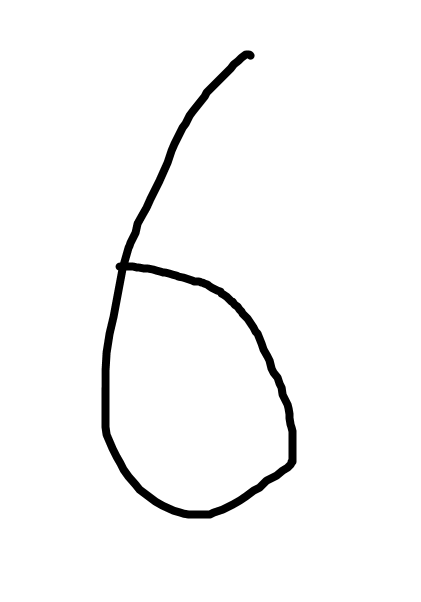
#> input picture img.png, 421 x 602 px
$ python -i helper_data_prep.py   (imports and definitions only)   (older library calls are emulated)
#> lines starting #> are read from the running program, lines starting #| are printed output that depends on the picture; after the words box and inside, x2 and y2 are one past the last pixel; in counts of white or black regions, pixels touching at a corner belong together
# Helpers
# Helper #1: takes as input two bounding rectangles and returns them merged
import cv2
import numpy as np
# [180 lines left out: functions union, convert_BW, aspect_ratio, calculate_aspect, top_half_img, lower_half_img and 5 more, not called in this run]
###########################################################################
###########################################################################

###########################################################################
###########################################################################
# Feature 6: Canny Edge
def canny_edge(cropped_image):
    edges = cv2.Canny(image=cropped_image, threshold1=100, threshold2=200) # Canny Edge Detection
    return edges

from skimage import feature
from skimage.feature import hog
#
# ###########################################################################
# ###########################################################################
#
# ###########################################################################
# ###########################################################################
#Feature 7: Local Binary Patterns
# [10 lines left out: function LocalBinaryPatterns, not called in this run]
###########################################################################
###########################################################################


#Feature 7: HOG
def HOG(cropped_image):

    cv2.imwrite(("cropped_temp.png"), cropped_image)

    img1 = cv2.cvtColor(cv2.imread("cropped_temp.png"), cv2.COLOR_BGR2GRAY)
    ret, thresh = cv2.threshold(img1, 127, 255, cv2.THRESH_BINARY_INV)

    cv2.imwrite(("test.png"), thresh)

    # resizing image
    resized_img = resize(thresh, (8 * 4, 8 * 4))

    # creating hog features
    fd, hog_image = hog(cropped_image, orientations=9, pixels_per_cell=(8, 8),
                        cells_per_block=(2, 2), visualize=True, multichannel=False)

    hog_image = cv2.resize(cropped_image, (16, 16), interpolation=cv2.INTER_AREA)

    return hog_image

###########################################################################
###########################################################################
###########################################################################

>>> import cv2
>>> picture = cv2.imread('../img.png')
#> picture is the input picture: shape (602, 421, 3); min 0, max 255, mean 247.3
>>> result = HOG(picture)
#> in HOG, `ret, thresh = cv2.threshold(img1, 127, 255, cv2.THRESH_BINARY_INV)`:
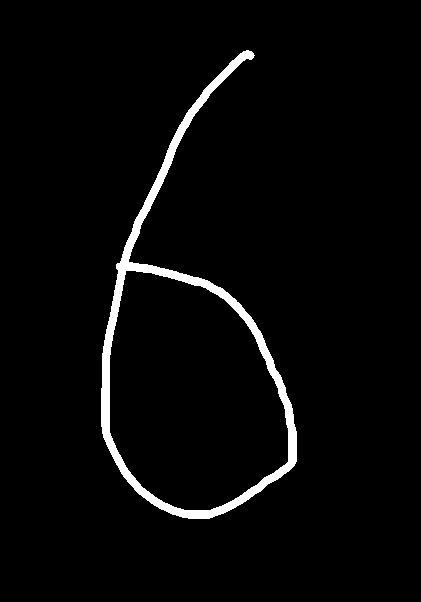
#> thresh: shape (602, 421); 3.1% white; 1 white region, box (x1, y1, x2, y2) and area: (101, 50, 297, 519) 7788
#> (the run stopped early here; a loop or call above may not have finished)
